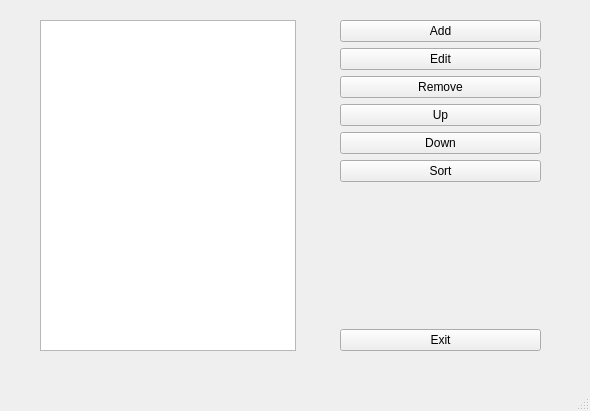
<?xml version="1.0" encoding="UTF-8"?>
<ui version="4.0">
 <class>MainWindow</class>
 <widget class="QMainWindow" name="MainWindow">
  <property name="geometry">
   <rect>
    <x>0</x>
    <y>0</y>
    <width>590</width>
    <height>411</height>
   </rect>
  </property>
  <property name="windowTitle">
   <string>MainWindow</string>
  </property>
  <widget class="QWidget" name="centralwidget">
   <widget class="QListWidget" name="listItems">
    <property name="geometry">
     <rect>
      <x>40</x>
      <y>20</y>
      <width>256</width>
      <height>331</height>
     </rect>
    </property>
   </widget>
   <widget class="QWidget" name="">
    <property name="geometry">
     <rect>
      <x>340</x>
      <y>20</y>
      <width>201</width>
      <height>331</height>
     </rect>
    </property>
    <layout class="QVBoxLayout" name="verticalLayout">
     <item>
      <widget class="QPushButton" name="Buton_Add">
       <property name="text">
        <string>Add</string>
       </property>
      </widget>
     </item>
     <item>
      <widget class="QPushButton" name="Buton_Edit">
       <property name="text">
        <string>Edit</string>
       </property>
      </widget>
     </item>
     <item>
      <widget class="QPushButton" name="Buton_Remove">
       <property name="text">
        <string>Remove</string>
       </property>
      </widget>
     </item>
     <item>
      <widget class="QPushButton" name="Buton_Up">
       <property name="text">
        <string>Up</string>
       </property>
      </widget>
     </item>
     <item>
      <widget class="QPushButton" name="Buton_Down">
       <property name="text">
        <string>Down</string>
       </property>
      </widget>
     </item>
     <item>
      <widget class="QPushButton" name="Buton_Sort">
       <property name="text">
        <string>Sort</string>
       </property>
      </widget>
     </item>
     <item>
      <spacer name="verticalSpacer">
       <property name="orientation">
        <enum>Qt::Vertical</enum>
       </property>
       <property name="sizeHint" stdset="0">
        <size>
         <width>20</width>
         <height>40</height>
        </size>
       </property>
      </spacer>
     </item>
     <item>
      <widget class="QPushButton" name="Buton_Exit">
       <property name="text">
        <string>Exit</string>
       </property>
      </widget>
     </item>
    </layout>
   </widget>
  </widget>
  <widget class="QMenuBar" name="menubar">
   <property name="geometry">
    <rect>
     <x>0</x>
     <y>0</y>
     <width>590</width>
     <height>20</height>
    </rect>
   </property>
  </widget>
  <widget class="QStatusBar" name="statusbar"/>
 </widget>
 <resources/>
 <connections/>
</ui>
